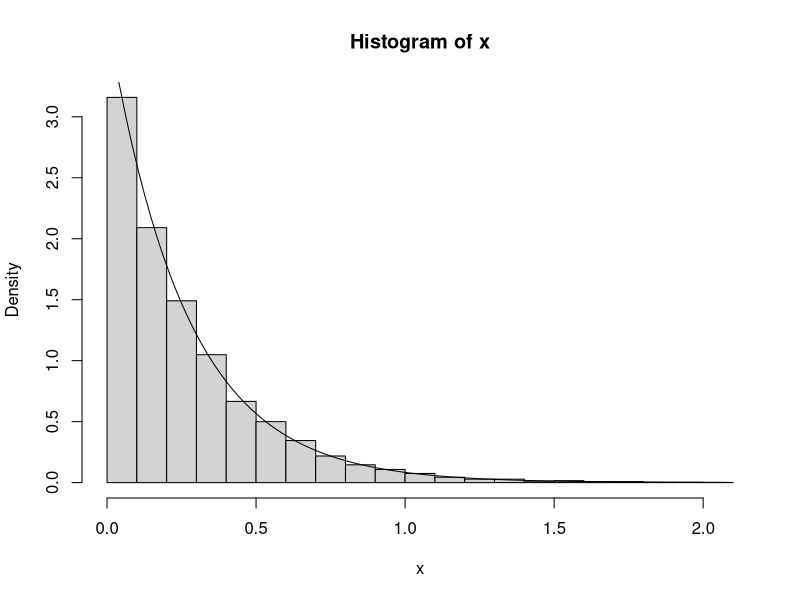

Generate this figure with R:
# maximum likelihood method by fitdistr
library(MASS)
n <- 10000
x <- rexp(n, rate = 3.8)
hist(x, prob=TRUE)
fitdistr(x, "exponential")
curve(dexp(x, 3.819932), add = TRUE)
# > fitdistr(x, "exponential")
# rate   
# 3.83121147 
# (0.03831211)

# estimation of parameter by fitdistr
library(MASS)
?fitdistr
n <- 10000
x_norm <- rnorm(n, 3, 8)
x_poisson <- rpois(n, 3)
x_cauchy <- rcauchy(n, 2, 4)
fitdistr(x_norm, "normal")
fitdistr(x_poisson, "Poisson")
fitdistr(x_cauchy, "cauchy")
# > fitdistr(x_norm, "normal")
# mean          sd    
# 2.94968200   8.02943956 
# (0.08029440) (0.05677671)
# > fitdistr(x_poisson, "Poisson")
# lambda  
# 3.01470000 
# (0.01736289)
# > fitdistr(x_cauchy, "cauchy")
# location      scale   
# 1.95517690   3.95794184 
# (0.05593227) (0.05601549)


